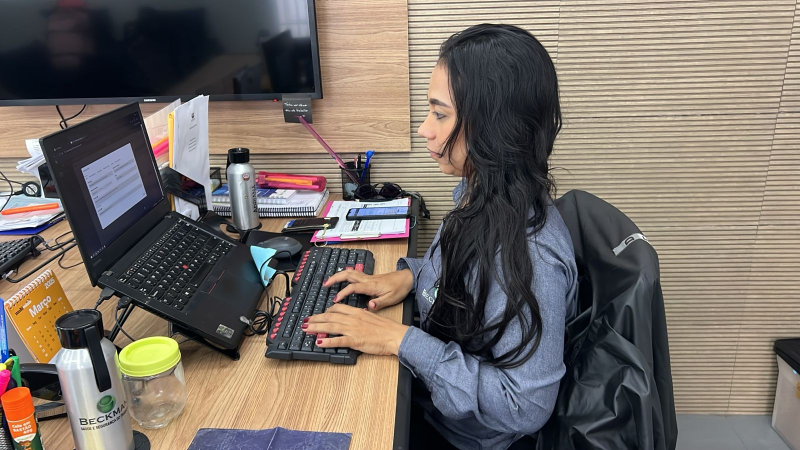
#> input picture Imagens/adriany_sentada.jpg, 1600 x 900 px (shown at 1/2 size); its folder holds only this picture in this run
$ python -i utils.py   (imports and definitions only)
#> lines starting #> are read from the running program, lines starting #| are printed output that depends on the picture
#> further down, picture is the input picture: shape (900, 1600, 3); mean B, G, R 103.1, 110.3, 119
import os
import cv2
import numpy as np
import math
from datetime import datetime

# [92 lines left out: functions ensure_directory_exists, calculate_angle, calculate_angle_with_vertical, prolongar_reta, not called in this run]

# Dicionário global para armazenar as posições dos textos já desenhados no frame atual
_text_positions = {}

# [199 lines left out: functions adjust_text_position, get_timestamp, resize_frame, apply_moving_average, not called in this run]

def apply_clahe(image, clip_limit=2.0, tile_grid_size=8):
    """
    Aplica CLAHE (Contrast Limited Adaptive Histogram Equalization) para melhorar o contraste da imagem.

    O CLAHE é uma técnica avançada de equalização de histograma que melhora o contraste local
    da imagem sem amplificar excessivamente o ruído. É especialmente útil para:
    - Imagens com iluminação irregular
    - Condições de baixa luminosidade
    - Melhorar a detecção de landmarks em poses

    Args:
        image (numpy.ndarray): Imagem de entrada (BGR ou RGB)
        clip_limit (float): Limite de contraste para evitar amplificação excessiva do ruído.
                           Valores típicos: 1.0-4.0. Maior = mais contraste, mas mais ruído.
        tile_grid_size (int): Tamanho da grade de tiles para processamento local.
                             Valores típicos: 4-16. Menor = mais localizado, maior = mais suave.

    Returns:
        numpy.ndarray: Imagem com CLAHE aplicado (mesmo formato da entrada)
    """
#> called with clip_limit = 2, tile_grid_size = 8
    # Verifica se a imagem é válida
    if image is None or image.size == 0:
        return image

    # Converte para LAB para aplicar CLAHE apenas no canal de luminância
    # Isso preserva melhor as cores originais
    lab = cv2.cvtColor(image, cv2.COLOR_BGR2LAB)
#> lab: shape (900, 1600, 3); mean of channels 0, 1, 2 117.1, 130.7, 132.8

    # Separa os canais LAB
    l_channel, a_channel, b_channel = cv2.split(lab)
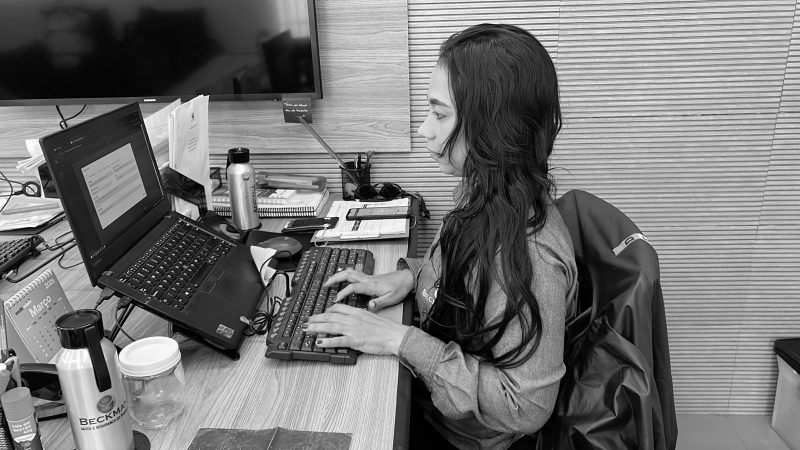
#> l_channel: shape (900, 1600) (shown at 1/2 size); min 0, max 255, mean 117.1
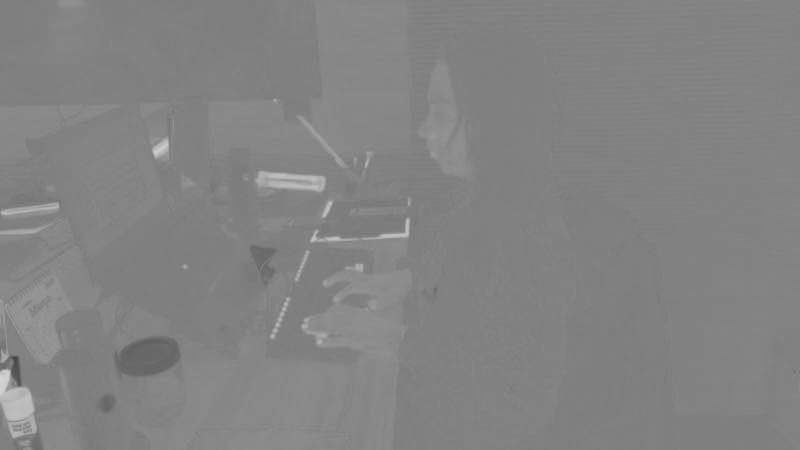
#> a_channel: shape (900, 1600) (shown at 1/2 size); min 64, max 214, mean 130.7
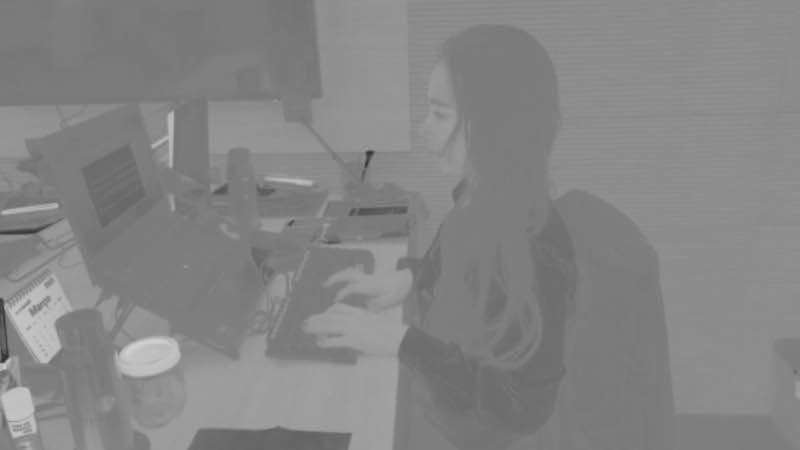
#> b_channel: shape (900, 1600) (shown at 1/2 size); min 47, max 211, mean 132.8

    # Cria o objeto CLAHE
    clahe = cv2.createCLAHE(clipLimit=clip_limit, tileGridSize=(tile_grid_size, tile_grid_size))

    # Aplica CLAHE apenas no canal de luminância (L)
    l_channel_clahe = clahe.apply(l_channel)
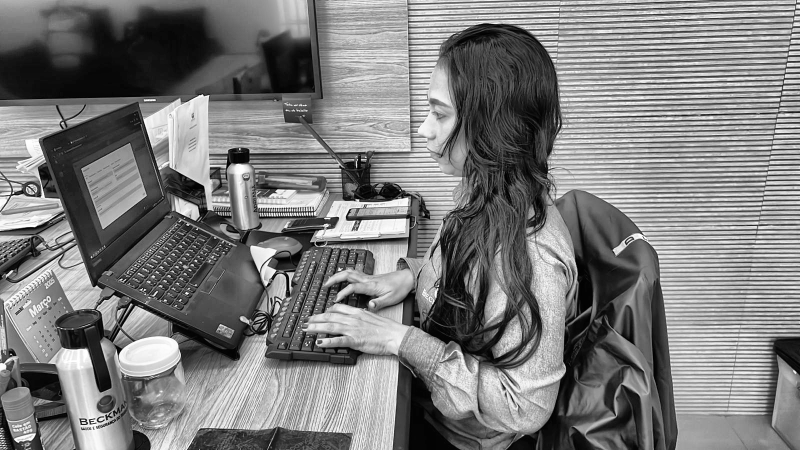
#> l_channel_clahe: shape (900, 1600) (shown at 1/2 size); min 0, max 255, mean 124

    # Reconstrói a imagem LAB com o canal L melhorado
    lab_clahe = cv2.merge([l_channel_clahe, a_channel, b_channel])
#> lab_clahe: shape (900, 1600, 3); mean of channels 0, 1, 2 124, 130.7, 132.8

    # Converte de volta para BGR
    image_clahe = cv2.cvtColor(lab_clahe, cv2.COLOR_LAB2BGR)
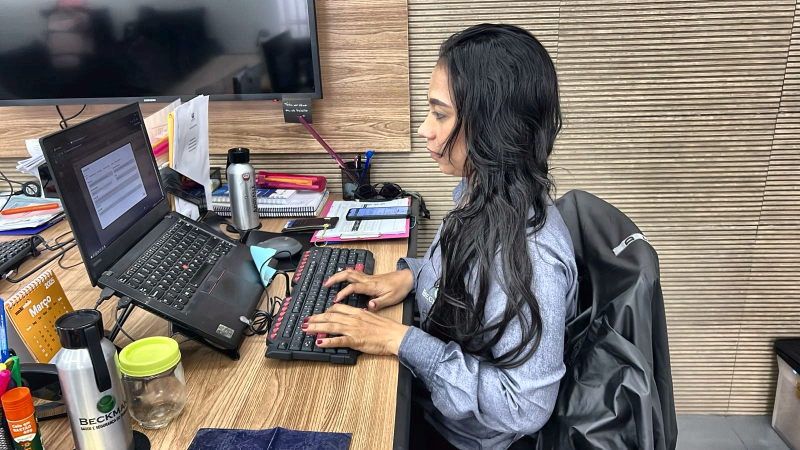
#> image_clahe: shape (900, 1600, 3) (shown at 1/2 size); mean B, G, R 109.9, 117.1, 125.6

    return image_clahe

# [25 lines left out: function apply_image_preprocessing, not called in this run]

>>> import cv2
>>> picture = cv2.imread('../../../Imagens/adriany_sentada.jpg')
>>> result = apply_clahe(picture)

$ run again, on Imagens/fernandao_sentado1.jpg
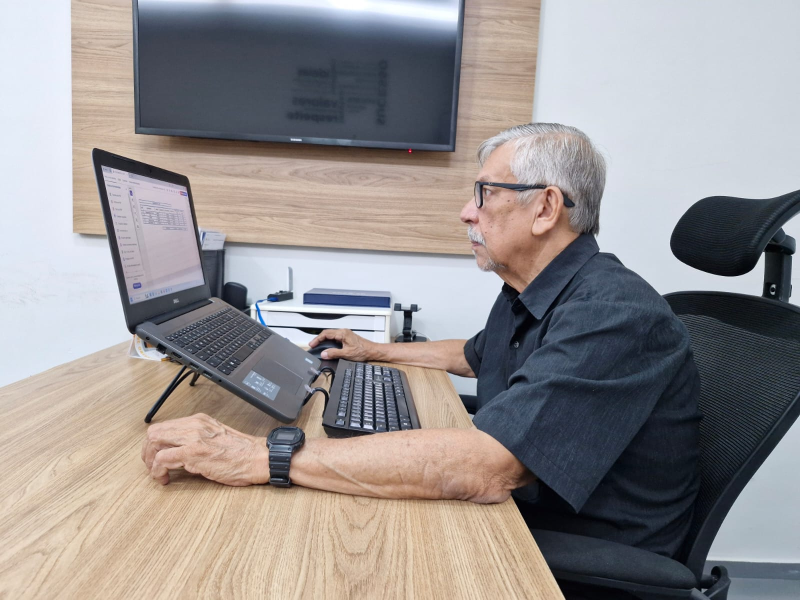
#> input picture Imagens/fernandao_sentado1.jpg, 1600 x 1200 px (shown at 1/2 size)
#> picture is the input picture: shape (1200, 1600, 3); mean B, G, R 145.2, 145.2, 149.9
#> lab: shape (1200, 1600, 3); mean of channels 0, 1, 2 151.4, 130.2, 128.4
#> in apply_clahe, `l_channel, a_channel, b_channel = cv2.split(lab)`:
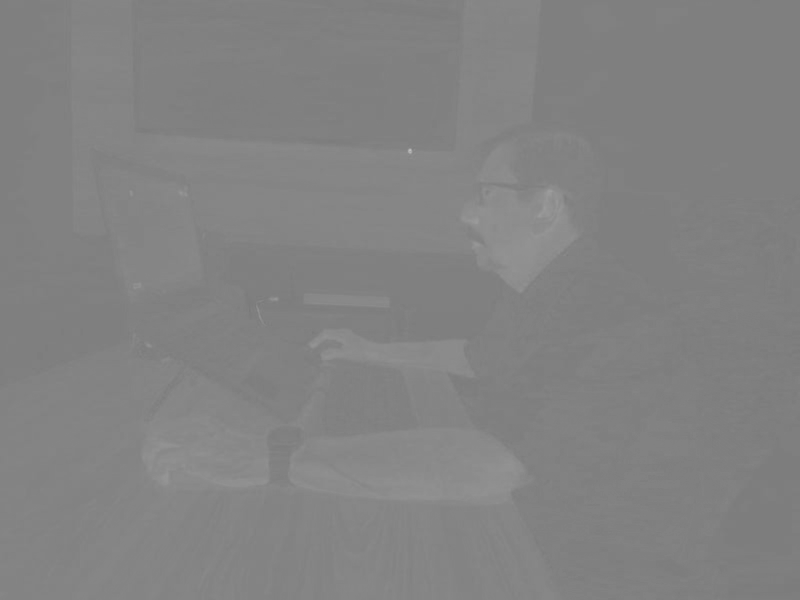
#> a_channel: shape (1200, 1600) (shown at 1/2 size); min 120, max 195, mean 130.2
#> lab_clahe: shape (1200, 1600, 3); mean of channels 0, 1, 2 151.2, 130.2, 128.4
#> in apply_clahe, `image_clahe = cv2.cvtColor(lab_clahe, cv2.COLOR_LAB2BGR)`:
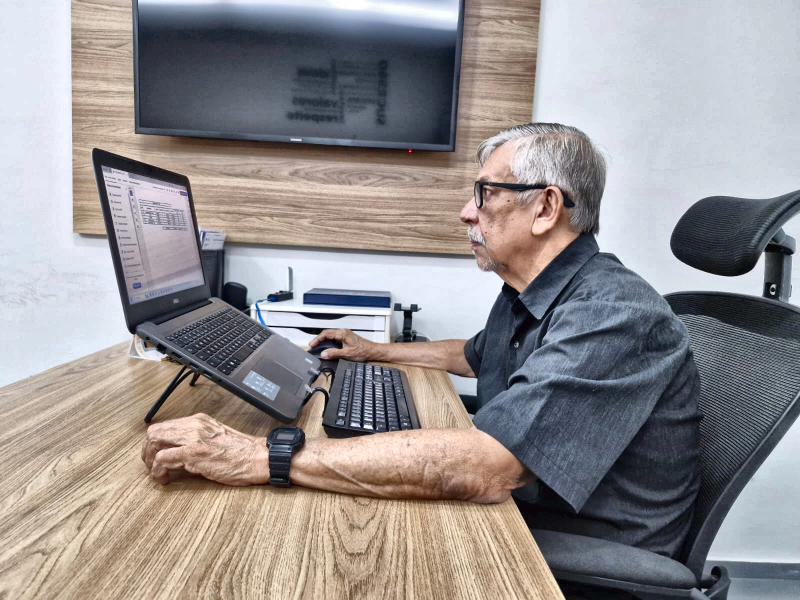
#> image_clahe: shape (1200, 1600, 3) (shown at 1/2 size); mean B, G, R 144.9, 144.7, 149

$ run again, on Imagens/funcionario1.jpg
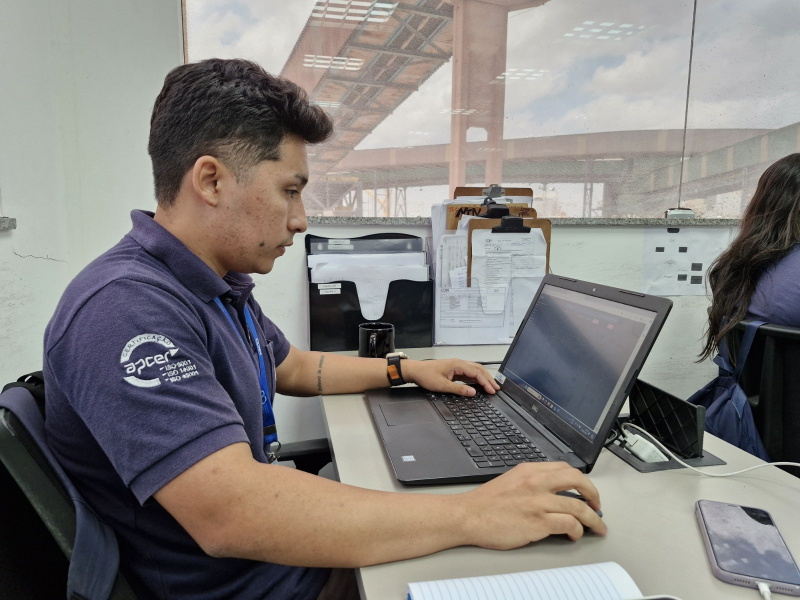
#> input picture Imagens/funcionario1.jpg, 1600 x 1200 px (shown at 1/2 size)
#> picture is the input picture: shape (1200, 1600, 3); mean B, G, R 125.3, 127.9, 131.4
#> lab: shape (1200, 1600, 3); mean of channels 0, 1, 2 134.2, 129.4, 129.7
#> in apply_clahe, `l_channel, a_channel, b_channel = cv2.split(lab)`:
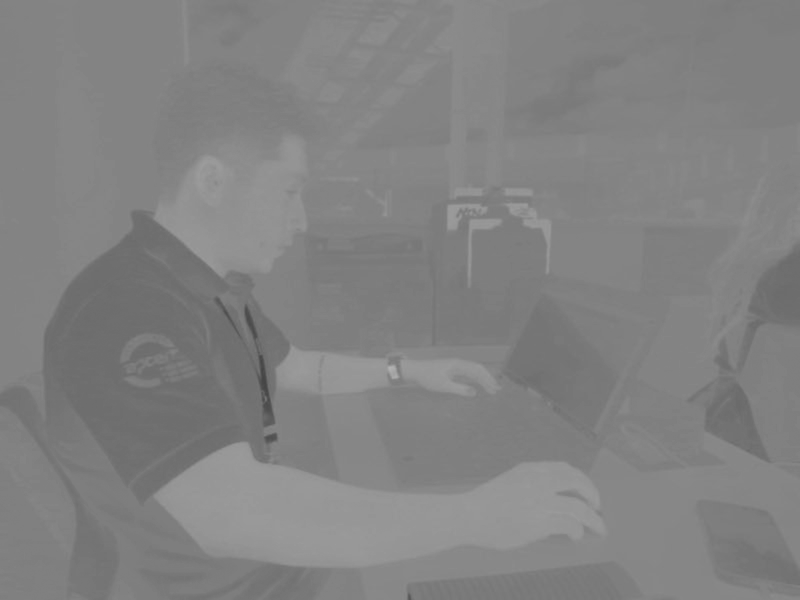
#> b_channel: shape (1200, 1600) (shown at 1/2 size); min 68, max 179, mean 129.7
#> lab_clahe: shape (1200, 1600, 3); mean of channels 0, 1, 2 139.2, 129.4, 129.7
#> in apply_clahe, `image_clahe = cv2.cvtColor(lab_clahe, cv2.COLOR_LAB2BGR)`:
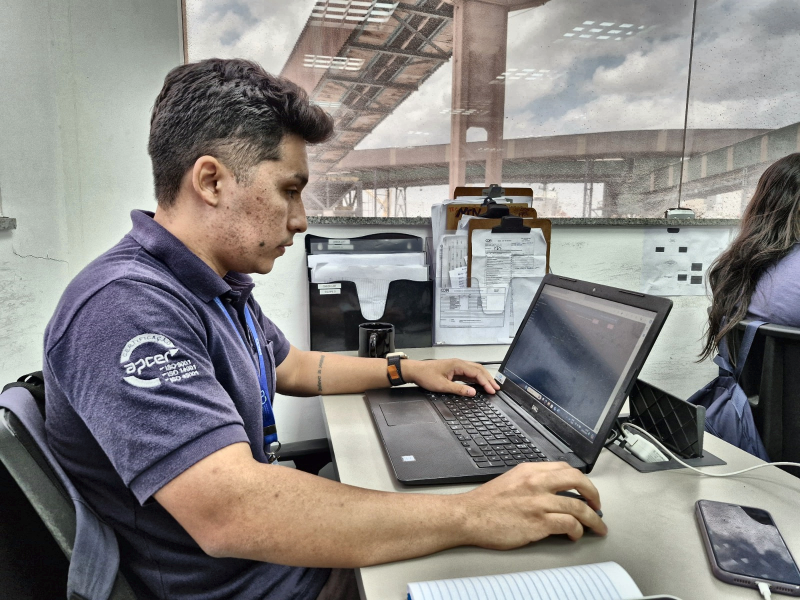
#> image_clahe: shape (1200, 1600, 3) (shown at 1/2 size); mean B, G, R 130.3, 132.9, 136.5

$ run again, on Imagens/funcionario2.jpg
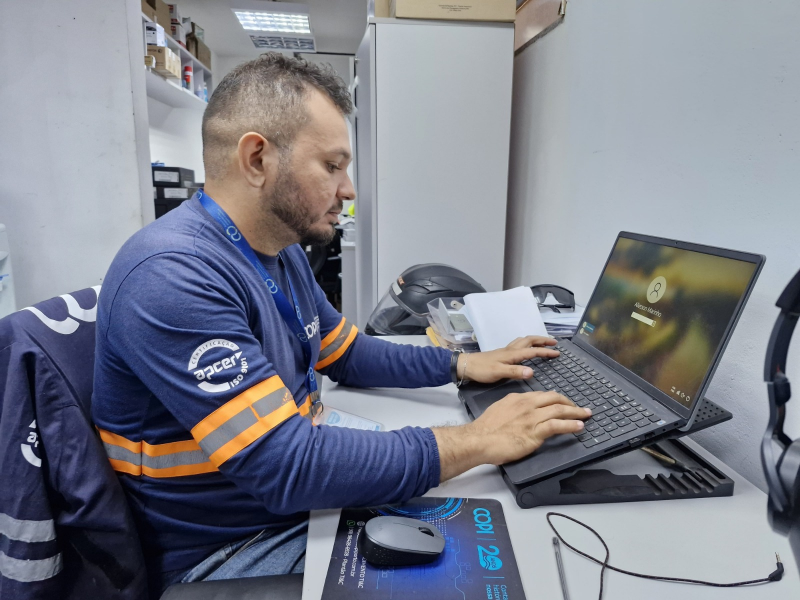
#> input picture Imagens/funcionario2.jpg, 1600 x 1200 px (shown at 1/2 size)
#> picture is the input picture: shape (1200, 1600, 3); mean B, G, R 138.9, 127.6, 124.6
#> lab: shape (1200, 1600, 3); mean of channels 0, 1, 2 134.2, 130.4, 121.3
#> in apply_clahe, `l_channel, a_channel, b_channel = cv2.split(lab)`:
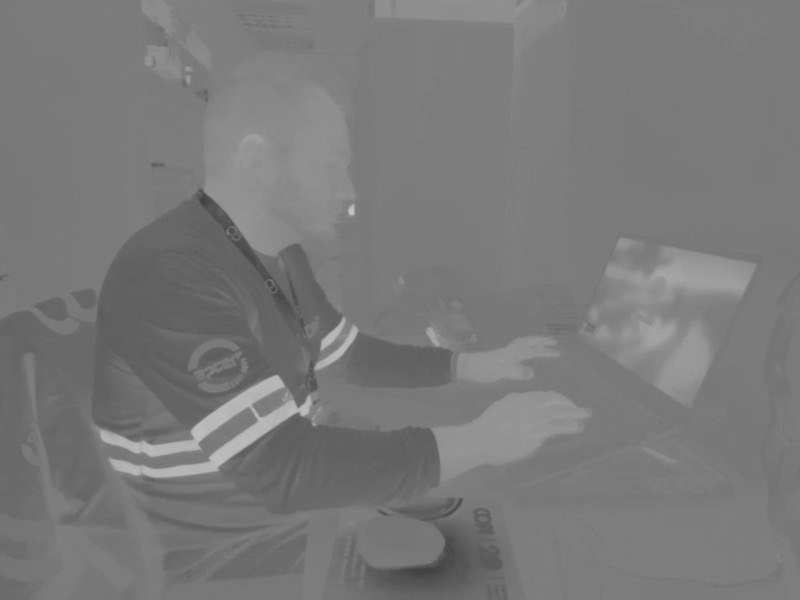
#> b_channel: shape (1200, 1600) (shown at 1/2 size); min 64, max 199, mean 121.3
#> lab_clahe: shape (1200, 1600, 3); mean of channels 0, 1, 2 143.5, 130.4, 121.3
#> in apply_clahe, `image_clahe = cv2.cvtColor(lab_clahe, cv2.COLOR_LAB2BGR)`:
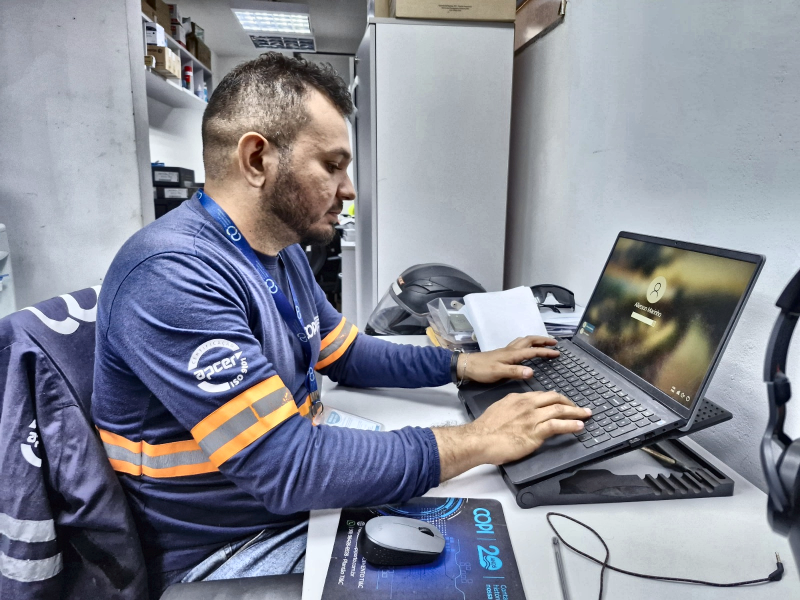
#> image_clahe: shape (1200, 1600, 3) (shown at 1/2 size); mean B, G, R 148.8, 137.2, 134.2
